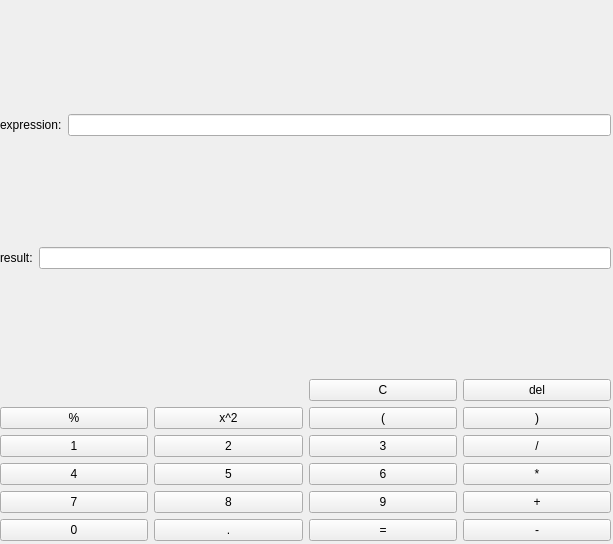
<?xml version="1.0" encoding="UTF-8"?>
<ui version="4.0">
 <class>Form</class>
 <widget class="QWidget" name="Form">
  <property name="geometry">
   <rect>
    <x>0</x>
    <y>0</y>
    <width>613</width>
    <height>544</height>
   </rect>
  </property>
  <property name="windowTitle">
   <string>Form</string>
  </property>
  <widget class="QWidget" name="verticalLayoutWidget">
   <property name="geometry">
    <rect>
     <x>0</x>
     <y>10</y>
     <width>611</width>
     <height>531</height>
    </rect>
   </property>
   <layout class="QVBoxLayout" name="verticalLayout">
    <item>
     <spacer name="verticalSpacer_3">
      <property name="orientation">
       <enum>Qt::Vertical</enum>
      </property>
      <property name="sizeHint" stdset="0">
       <size>
        <width>20</width>
        <height>40</height>
       </size>
      </property>
     </spacer>
    </item>
    <item>
     <layout class="QHBoxLayout" name="horizontalLayout">
      <item>
       <widget class="QLabel" name="label">
        <property name="text">
         <string>expression:</string>
        </property>
       </widget>
      </item>
      <item>
       <widget class="QLineEdit" name="lineEdit_expression">
        <property name="readOnly">
         <bool>true</bool>
        </property>
       </widget>
      </item>
     </layout>
    </item>
    <item>
     <spacer name="verticalSpacer_2">
      <property name="orientation">
       <enum>Qt::Vertical</enum>
      </property>
      <property name="sizeHint" stdset="0">
       <size>
        <width>20</width>
        <height>40</height>
       </size>
      </property>
     </spacer>
    </item>
    <item>
     <layout class="QGridLayout" name="gridLayout">
      <item row="0" column="1">
       <widget class="QLineEdit" name="lineEdit_result">
        <property name="readOnly">
         <bool>true</bool>
        </property>
       </widget>
      </item>
      <item row="0" column="0">
       <widget class="QLabel" name="label_2">
        <property name="text">
         <string>result:</string>
        </property>
       </widget>
      </item>
     </layout>
    </item>
    <item>
     <spacer name="verticalSpacer">
      <property name="orientation">
       <enum>Qt::Vertical</enum>
      </property>
      <property name="sizeHint" stdset="0">
       <size>
        <width>20</width>
        <height>40</height>
       </size>
      </property>
     </spacer>
    </item>
    <item>
     <layout class="QGridLayout" name="gridLayout_2">
      <item row="2" column="1">
       <widget class="QPushButton" name="pushButton_2">
        <property name="text">
         <string>2</string>
        </property>
       </widget>
      </item>
      <item row="1" column="0">
       <widget class="QPushButton" name="pushButton_mod">
        <property name="text">
         <string>%</string>
        </property>
       </widget>
      </item>
      <item row="4" column="1">
       <widget class="QPushButton" name="pushButton_8">
        <property name="text">
         <string>8</string>
        </property>
       </widget>
      </item>
      <item row="3" column="2">
       <widget class="QPushButton" name="pushButton_6">
        <property name="text">
         <string>6</string>
        </property>
       </widget>
      </item>
      <item row="4" column="0">
       <widget class="QPushButton" name="pushButton_7">
        <property name="text">
         <string>7</string>
        </property>
       </widget>
      </item>
      <item row="4" column="3">
       <widget class="QPushButton" name="pushButton_plus">
        <property name="text">
         <string>+</string>
        </property>
       </widget>
      </item>
      <item row="2" column="0">
       <widget class="QPushButton" name="pushButton_1">
        <property name="text">
         <string>1</string>
        </property>
       </widget>
      </item>
      <item row="5" column="2">
       <widget class="QPushButton" name="pushButton_calculate">
        <property name="text">
         <string>=</string>
        </property>
       </widget>
      </item>
      <item row="1" column="1">
       <widget class="QPushButton" name="pushButton_pow">
        <property name="text">
         <string>x^2</string>
        </property>
       </widget>
      </item>
      <item row="3" column="0">
       <widget class="QPushButton" name="pushButton_4">
        <property name="text">
         <string>4</string>
        </property>
       </widget>
      </item>
      <item row="4" column="2">
       <widget class="QPushButton" name="pushButton_9">
        <property name="text">
         <string>9</string>
        </property>
       </widget>
      </item>
      <item row="2" column="3">
       <widget class="QPushButton" name="pushButton_devide">
        <property name="text">
         <string>/</string>
        </property>
       </widget>
      </item>
      <item row="2" column="2">
       <widget class="QPushButton" name="pushButton_3">
        <property name="text">
         <string>3</string>
        </property>
       </widget>
      </item>
      <item row="5" column="3">
       <widget class="QPushButton" name="pushButton_minus">
        <property name="text">
         <string>-</string>
        </property>
       </widget>
      </item>
      <item row="3" column="3">
       <widget class="QPushButton" name="pushButton_multiply">
        <property name="text">
         <string>*</string>
        </property>
       </widget>
      </item>
      <item row="3" column="1">
       <widget class="QPushButton" name="pushButton_5">
        <property name="text">
         <string>5</string>
        </property>
       </widget>
      </item>
      <item row="0" column="2">
       <widget class="QPushButton" name="pushButton_clear">
        <property name="text">
         <string>C</string>
        </property>
       </widget>
      </item>
      <item row="1" column="2">
       <widget class="QPushButton" name="pushButton_opening_bracet">
        <property name="text">
         <string>(</string>
        </property>
       </widget>
      </item>
      <item row="1" column="3">
       <widget class="QPushButton" name="pushButton_closing_bracket">
        <property name="text">
         <string>)</string>
        </property>
       </widget>
      </item>
      <item row="0" column="3">
       <widget class="QPushButton" name="pushButton_delete">
        <property name="text">
         <string>del</string>
        </property>
       </widget>
      </item>
      <item row="5" column="0">
       <widget class="QPushButton" name="pushButton_0">
        <property name="text">
         <string>0</string>
        </property>
       </widget>
      </item>
      <item row="5" column="1">
       <widget class="QPushButton" name="pushButton_dot">
        <property name="text">
         <string>.</string>
        </property>
       </widget>
      </item>
     </layout>
    </item>
   </layout>
  </widget>
 </widget>
 <resources/>
 <connections/>
</ui>
